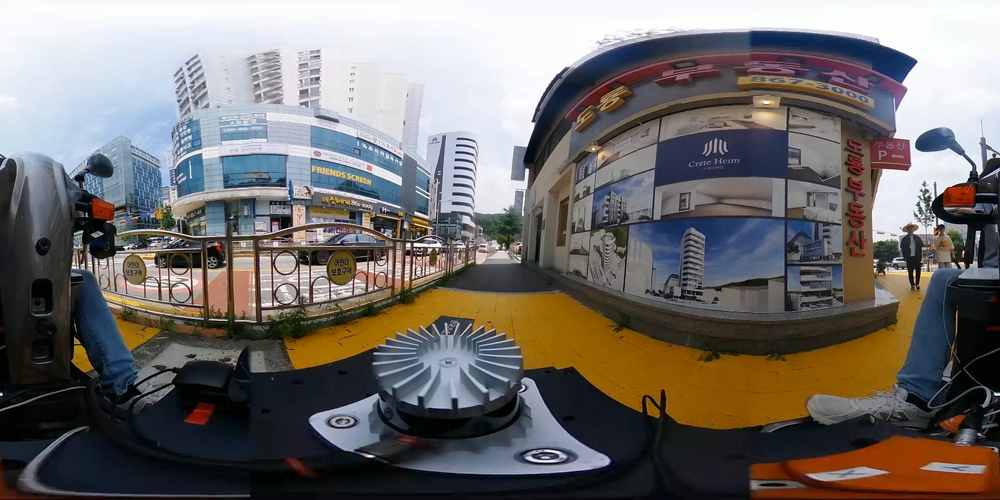
#> input picture erp.png, 1000 x 500 px, shrunk from 1920 x 960 before the run
$ python erp2rect_topview.py
#> lines starting #> are read from the running program, lines starting #| are printed output that depends on the picture
#> further down, src_image is the input picture: shape (500, 1000, 3); mean B, G, R 108.1, 110.4, 114.5
import cv2
import numpy as np

def erp2rect(src, hfov=np.deg2rad(120), vfov=np.deg2rad(120)):
#> called with hfov = 2.09, vfov = 2.09
    H, W, src_channels = src.shape
#> H = 500; W = 1000; src_channels = 3

    f = W / (2 * np.pi)
#> f = 159.2
    W_ = int(2 * f * np.tan(hfov / 2) + 0.5)
#> W_ = 551
    H_ = int(2 * f * np.tan(vfov / 2) + 0.5)
#> H_ = 551
    dst = np.zeros((H_, W_, src_channels), dtype=src.dtype)

    cx = int(W / 2)
#> cx = 500
    cy = int(H / 2)
#> cy = 250
    cx_ = int(W_ / 2)
#> cx_ = 275
    cy_ = int(H_ / 2)
#> cy_ = 275

    for x in range(W_):
        for y in range(H_):
            theta = abs(x - cx) * 2 * np.pi / W
            phi = (cy - y) * np.pi / H
            D = int(f / np.tan(phi))

            x_ = int(cx_ + D * np.sin(theta))
            y_ = int(cy_ - D * np.cos(theta))

            print(f"[{x}, {y}]", D, np.rad2deg(phi), np.rad2deg(theta), x_, y_)
            dst[y, x] = src[y_, x_]
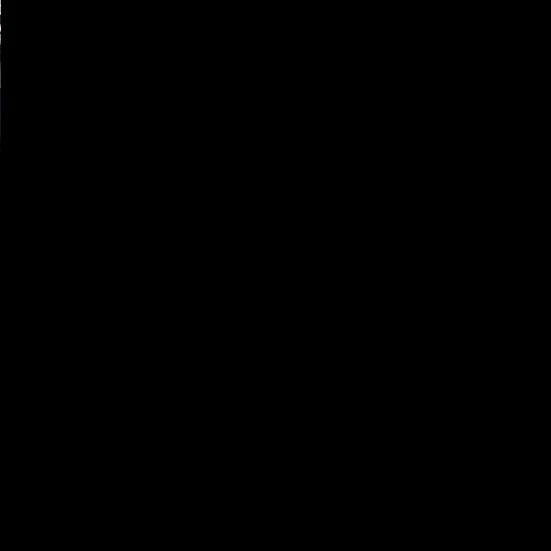
#> dst: shape (551, 551, 3); mean B, G, R 0, 0, 0

    return dst

src_image = cv2.imread("erp.png")
#> (the run stopped early here; a loop or call above may not have finished)
